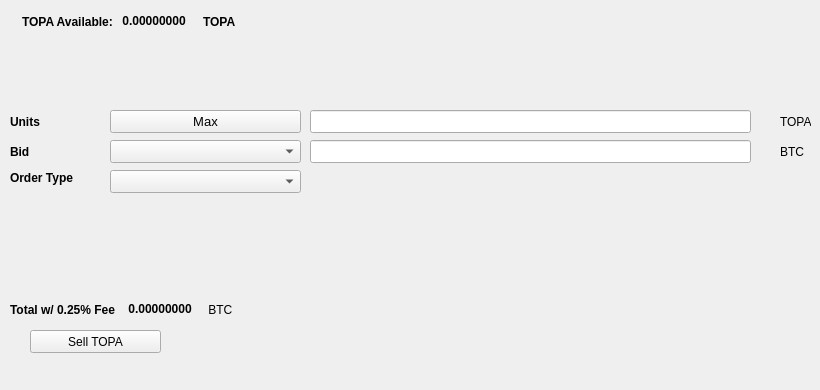
   <widget class="QWidget" name="SellTab">
    <attribute name="title">
     <string>Sell</string>
    </attribute>
    <widget class="QLabel" name="label_16">
     <property name="geometry">
      <rect>
       <x>780</x>
       <y>140</y>
       <width>31</width>
       <height>23</height>
      </rect>
     </property>
     <property name="text">
      <string>BTC</string>
     </property>
    </widget>
    <widget class="QComboBox" name="SellBidcomboBox">
     <property name="geometry">
      <rect>
       <x>110</x>
       <y>140</y>
       <width>191</width>
       <height>23</height>
      </rect>
     </property>
     <property name="font">
      <font>
       <pointsize>10</pointsize>
      </font>
     </property>
    </widget>
    <widget class="QLabel" name="label_18">
     <property name="geometry">
      <rect>
       <x>10</x>
       <y>110</y>
       <width>46</width>
       <height>23</height>
      </rect>
     </property>
     <property name="font">
      <font>
       <weight>75</weight>
       <bold>true</bold>
      </font>
     </property>
     <property name="text">
      <string>Units</string>
     </property>
    </widget>
    <widget class="QPushButton" name="Sell_Max_Amount">
     <property name="geometry">
      <rect>
       <x>110</x>
       <y>110</y>
       <width>191</width>
       <height>23</height>
      </rect>
     </property>
     <property name="font">
      <font>
       <pointsize>10</pointsize>
      </font>
     </property>
     <property name="text">
      <string>Max</string>
     </property>
    </widget>
    <widget class="QLabel" name="label_20">
     <property name="geometry">
      <rect>
       <x>10</x>
       <y>170</y>
       <width>91</width>
       <height>16</height>
      </rect>
     </property>
     <property name="font">
      <font>
       <weight>75</weight>
       <bold>true</bold>
      </font>
     </property>
     <property name="text">
      <string>Order Type</string>
     </property>
    </widget>
    <widget class="QComboBox" name="SellOrdertypeCombo">
     <property name="geometry">
      <rect>
       <x>110</x>
       <y>170</y>
       <width>191</width>
       <height>23</height>
      </rect>
     </property>
     <property name="font">
      <font>
       <pointsize>10</pointsize>
      </font>
     </property>
    </widget>
    <widget class="QLabel" name="label_21">
     <property name="geometry">
      <rect>
       <x>10</x>
       <y>140</y>
       <width>46</width>
       <height>23</height>
      </rect>
     </property>
     <property name="font">
      <font>
       <weight>75</weight>
       <bold>true</bold>
      </font>
     </property>
     <property name="text">
      <string>Bid</string>
     </property>
    </widget>
    <widget class="QLabel" name="label_22">
     <property name="geometry">
      <rect>
       <x>780</x>
       <y>110</y>
       <width>31</width>
       <height>23</height>
      </rect>
     </property>
     <property name="text">
      <string>TOPA</string>
     </property>
    </widget>
    <widget class="QLineEdit" name="UnitsInputTOPA">
     <property name="geometry">
      <rect>
       <x>310</x>
       <y>110</y>
       <width>441</width>
       <height>23</height>
      </rect>
     </property>
     <property name="font">
      <font>
       <pointsize>9</pointsize>
       <weight>75</weight>
       <bold>true</bold>
      </font>
     </property>
    </widget>
    <widget class="QLineEdit" name="SellBidPriceEdit">
     <property name="geometry">
      <rect>
       <x>310</x>
       <y>140</y>
       <width>441</width>
       <height>23</height>
      </rect>
     </property>
     <property name="font">
      <font>
       <pointsize>9</pointsize>
       <weight>75</weight>
       <bold>true</bold>
      </font>
     </property>
    </widget>
    <widget class="QPushButton" name="SellTOPABTN">
     <property name="geometry">
      <rect>
       <x>30</x>
       <y>330</y>
       <width>131</width>
       <height>23</height>
      </rect>
     </property>
     <property name="text">
      <string>Sell TOPA</string>
     </property>
     <property name="icon">
      <iconset resource="../topachain">
       <normaloff>:/icons/bitcoin</normaloff>:/icons/bitcoin</iconset>
     </property>
    </widget>
    <widget class="QWidget" name="layoutWidget3">
     <property name="geometry">
      <rect>
       <x>22</x>
       <y>12</y>
       <width>258</width>
       <height>19</height>
      </rect>
     </property>
     <layout class="QHBoxLayout" name="horizontalLayout">
      <item>
       <widget class="QLabel" name="label232_2">
        <property name="font">
         <font>
          <weight>75</weight>
          <bold>true</bold>
         </font>
        </property>
        <property name="text">
         <string>TOPA Available:</string>
        </property>
       </widget>
      </item>
      <item>
       <widget class="QLabel" name="TOPAAvailableLabel">
        <property name="palette">
         <palette>
          <active>
           <colorrole role="WindowText">
            <brush brushstyle="SolidPattern">
             <color alpha="255">
              <red>0</red>
              <green>0</green>
              <blue>0</blue>
             </color>
            </brush>
           </colorrole>
           <colorrole role="Button">
            <brush brushstyle="SolidPattern">
             <color alpha="255">
              <red>0</red>
              <green>170</green>
              <blue>0</blue>
             </color>
            </brush>
           </colorrole>
           <colorrole role="Light">
            <brush brushstyle="SolidPattern">
             <color alpha="255">
              <red>0</red>
              <green>255</green>
              <blue>0</blue>
             </color>
            </brush>
           </colorrole>
           <colorrole role="Midlight">
            <brush brushstyle="SolidPattern">
             <color alpha="255">
              <red>0</red>
              <green>212</green>
              <blue>0</blue>
             </color>
            </brush>
           </colorrole>
           <colorrole role="Dark">
            <brush brushstyle="SolidPattern">
             <color alpha="255">
              <red>0</red>
              <green>85</green>
              <blue>0</blue>
             </color>
            </brush>
           </colorrole>
           <colorrole role="Mid">
            <brush brushstyle="SolidPattern">
             <color alpha="255">
              <red>0</red>
              <green>113</green>
              <blue>0</blue>
             </color>
            </brush>
           </colorrole>
           <colorrole role="Text">
            <brush brushstyle="SolidPattern">
             <color alpha="255">
              <red>0</red>
              <green>170</green>
              <blue>0</blue>
             </color>
            </brush>
           </colorrole>
           <colorrole role="BrightText">
            <brush brushstyle="SolidPattern">
             <color alpha="255">
              <red>255</red>
              <green>255</green>
              <blue>255</blue>
             </color>
            </brush>
           </colorrole>
           <colorrole role="ButtonText">
            <brush brushstyle="SolidPattern">
             <color alpha="255">
              <red>0</red>
              <green>0</green>
              <blue>0</blue>
             </color>
            </brush>
           </colorrole>
           <colorrole role="Base">
            <brush brushstyle="SolidPattern">
             <color alpha="255">
              <red>255</red>
              <green>255</green>
              <blue>255</blue>
             </color>
            </brush>
           </colorrole>
           <colorrole role="Window">
            <brush brushstyle="SolidPattern">
             <color alpha="255">
              <red>0</red>
              <green>170</green>
              <blue>0</blue>
             </color>
            </brush>
           </colorrole>
           <colorrole role="Shadow">
            <brush brushstyle="SolidPattern">
             <color alpha="255">
              <red>0</red>
              <green>0</green>
              <blue>0</blue>
             </color>
            </brush>
           </colorrole>
           <colorrole role="AlternateBase">
            <brush brushstyle="SolidPattern">
             <color alpha="255">
              <red>127</red>
              <green>212</green>
              <blue>127</blue>
             </color>
            </brush>
           </colorrole>
           <colorrole role="ToolTipBase">
            <brush brushstyle="SolidPattern">
             <color alpha="255">
              <red>255</red>
              <green>255</green>
              <blue>220</blue>
             </color>
            </brush>
           </colorrole>
           <colorrole role="ToolTipText">
            <brush brushstyle="SolidPattern">
             <color alpha="255">
              <red>0</red>
              <green>0</green>
              <blue>0</blue>
             </color>
            </brush>
           </colorrole>
          </active>
          <inactive>
           <colorrole role="WindowText">
            <brush brushstyle="SolidPattern">
             <color alpha="255">
              <red>0</red>
              <green>0</green>
              <blue>0</blue>
             </color>
            </brush>
           </colorrole>
           <colorrole role="Button">
            <brush brushstyle="SolidPattern">
             <color alpha="255">
              <red>0</red>
              <green>170</green>
              <blue>0</blue>
             </color>
            </brush>
           </colorrole>
           <colorrole role="Light">
            <brush brushstyle="SolidPattern">
             <color alpha="255">
              <red>0</red>
              <green>255</green>
              <blue>0</blue>
             </color>
            </brush>
           </colorrole>
           <colorrole role="Midlight">
            <brush brushstyle="SolidPattern">
             <color alpha="255">
              <red>0</red>
              <green>212</green>
              <blue>0</blue>
             </color>
            </brush>
           </colorrole>
           <colorrole role="Dark">
            <brush brushstyle="SolidPattern">
             <color alpha="255">
              <red>0</red>
              <green>85</green>
              <blue>0</blue>
             </color>
            </brush>
           </colorrole>
           <colorrole role="Mid">
            <brush brushstyle="SolidPattern">
             <color alpha="255">
              <red>0</red>
              <green>113</green>
              <blue>0</blue>
             </color>
            </brush>
           </colorrole>
           <colorrole role="Text">
            <brush brushstyle="SolidPattern">
             <color alpha="255">
              <red>0</red>
              <green>170</green>
              <blue>0</blue>
             </color>
            </brush>
           </colorrole>
           <colorrole role="BrightText">
            <brush brushstyle="SolidPattern">
             <color alpha="255">
              <red>255</red>
              <green>255</green>
              <blue>255</blue>
             </color>
            </brush>
           </colorrole>
           <colorrole role="ButtonText">
            <brush brushstyle="SolidPattern">
             <color alpha="255">
              <red>0</red>
              <green>0</green>
              <blue>0</blue>
             </color>
            </brush>
           </colorrole>
           <colorrole role="Base">
            <brush brushstyle="SolidPattern">
             <color alpha="255">
              <red>255</red>
              <green>255</green>
              <blue>255</blue>
             </color>
            </brush>
           </colorrole>
           <colorrole role="Window">
            <brush brushstyle="SolidPattern">
             <color alpha="255">
              <red>0</red>
              <green>170</green>
              <blue>0</blue>
             </color>
            </brush>
           </colorrole>
           <colorrole role="Shadow">
            <brush brushstyle="SolidPattern">
             <color alpha="255">
              <red>0</red>
              <green>0</green>
              <blue>0</blue>
             </color>
            </brush>
           </colorrole>
           <colorrole role="AlternateBase">
            <brush brushstyle="SolidPattern">
             <color alpha="255">
              <red>127</red>
              <green>212</green>
              <blue>127</blue>
             </color>
            </brush>
           </colorrole>
           <colorrole role="ToolTipBase">
            <brush brushstyle="SolidPattern">
             <color alpha="255">
              <red>255</red>
              <green>255</green>
              <blue>220</blue>
             </color>
            </brush>
           </colorrole>
           <colorrole role="ToolTipText">
            <brush brushstyle="SolidPattern">
             <color alpha="255">
              <red>0</red>
              <green>0</green>
              <blue>0</blue>
             </color>
            </brush>
           </colorrole>
          </inactive>
          <disabled>
           <colorrole role="WindowText">
            <brush brushstyle="SolidPattern">
             <color alpha="255">
              <red>0</red>
              <green>85</green>
              <blue>0</blue>
             </color>
            </brush>
           </colorrole>
           <colorrole role="Button">
            <brush brushstyle="SolidPattern">
             <color alpha="255">
              <red>0</red>
              <green>170</green>
              <blue>0</blue>
             </color>
            </brush>
           </colorrole>
           <colorrole role="Light">
            <brush brushstyle="SolidPattern">
             <color alpha="255">
              <red>0</red>
              <green>255</green>
              <blue>0</blue>
             </color>
            </brush>
           </colorrole>
           <colorrole role="Midlight">
            <brush brushstyle="SolidPattern">
             <color alpha="255">
              <red>0</red>
              <green>212</green>
              <blue>0</blue>
             </color>
            </brush>
           </colorrole>
           <colorrole role="Dark">
            <brush brushstyle="SolidPattern">
             <color alpha="255">
              <red>0</red>
              <green>85</green>
              <blue>0</blue>
             </color>
            </brush>
           </colorrole>
           <colorrole role="Mid">
            <brush brushstyle="SolidPattern">
             <color alpha="255">
              <red>0</red>
              <green>113</green>
              <blue>0</blue>
             </color>
            </brush>
           </colorrole>
           <colorrole role="Text">
            <brush brushstyle="SolidPattern">
             <color alpha="255">
              <red>0</red>
              <green>85</green>
              <blue>0</blue>
             </color>
            </brush>
           </colorrole>
           <colorrole role="BrightText">
            <brush brushstyle="SolidPattern">
             <color alpha="255">
              <red>255</red>
              <green>255</green>
              <blue>255</blue>
             </color>
            </brush>
           </colorrole>
           <colorrole role="ButtonText">
            <brush brushstyle="SolidPattern">
             <color alpha="255">
              <red>0</red>
              <green>85</green>
              <blue>0</blue>
             </color>
            </brush>
           </colorrole>
           <colorrole role="Base">
            <brush brushstyle="SolidPattern">
             <color alpha="255">
              <red>0</red>
              <green>170</green>
              <blue>0</blue>
             </color>
            </brush>
           </colorrole>
           <colorrole role="Window">
            <brush brushstyle="SolidPattern">
             <color alpha="255">
              <red>0</red>
              <green>170</green>
              <blue>0</blue>
             </color>
            </brush>
           </colorrole>
           <colorrole role="Shadow">
            <brush brushstyle="SolidPattern">
             <color alpha="255">
              <red>0</red>
              <green>0</green>
              <blue>0</blue>
             </color>
            </brush>
           </colorrole>
           <colorrole role="AlternateBase">
            <brush brushstyle="SolidPattern">
             <color alpha="255">
              <red>0</red>
              <green>170</green>
              <blue>0</blue>
             </color>
            </brush>
           </colorrole>
           <colorrole role="ToolTipBase">
            <brush brushstyle="SolidPattern">
             <color alpha="255">
              <red>255</red>
              <green>255</green>
              <blue>220</blue>
             </color>
            </brush>
           </colorrole>
           <colorrole role="ToolTipText">
            <brush brushstyle="SolidPattern">
             <color alpha="255">
              <red>0</red>
              <green>0</green>
              <blue>0</blue>
             </color>
            </brush>
           </colorrole>
          </disabled>
         </palette>
        </property>
        <property name="font">
         <font>
          <weight>75</weight>
          <bold>true</bold>
         </font>
        </property>
        <property name="text">
         <string> 0.00000000 </string>
        </property>
        <property name="textInteractionFlags">
         <set>Qt::LinksAccessibleByMouse|Qt::TextSelectableByKeyboard|Qt::TextSelectableByMouse</set>
        </property>
       </widget>
      </item>
      <item>
       <widget class="QLabel" name="labelTOPA">
        <property name="font">
         <font>
          <weight>75</weight>
          <bold>true</bold>
         </font>
        </property>
        <property name="text">
         <string>TOPA</string>
        </property>
       </widget>
      </item>
     </layout>
    </widget>
    <widget class="QWidget" name="layoutWidget">
     <property name="geometry">
      <rect>
       <x>10</x>
       <y>300</y>
       <width>268</width>
       <height>19</height>
      </rect>
     </property>
     <layout class="QHBoxLayout" name="horizontalLayout_2">
      <item>
       <widget class="QLabel" name="label_19">
        <property name="font">
         <font>
          <weight>75</weight>
          <bold>true</bold>
         </font>
        </property>
        <property name="text">
         <string>Total w/ 0.25% Fee </string>
        </property>
       </widget>
      </item>
      <item>
       <widget class="QLabel" name="SellCostLabel">
        <property name="palette">
         <palette>
          <active>
           <colorrole role="WindowText">
            <brush brushstyle="SolidPattern">
             <color alpha="255">
              <red>0</red>
              <green>0</green>
              <blue>0</blue>
             </color>
            </brush>
           </colorrole>
           <colorrole role="Button">
            <brush brushstyle="SolidPattern">
             <color alpha="255">
              <red>0</red>
              <green>170</green>
              <blue>0</blue>
             </color>
            </brush>
           </colorrole>
           <colorrole role="Light">
            <brush brushstyle="SolidPattern">
             <color alpha="255">
              <red>0</red>
              <green>255</green>
              <blue>0</blue>
             </color>
            </brush>
           </colorrole>
           <colorrole role="Midlight">
            <brush brushstyle="SolidPattern">
             <color alpha="255">
              <red>0</red>
              <green>212</green>
              <blue>0</blue>
             </color>
            </brush>
           </colorrole>
           <colorrole role="Dark">
            <brush brushstyle="SolidPattern">
             <color alpha="255">
              <red>0</red>
              <green>85</green>
              <blue>0</blue>
             </color>
            </brush>
           </colorrole>
           <colorrole role="Mid">
            <brush brushstyle="SolidPattern">
             <color alpha="255">
              <red>0</red>
              <green>113</green>
              <blue>0</blue>
             </color>
            </brush>
           </colorrole>
           <colorrole role="Text">
            <brush brushstyle="SolidPattern">
             <color alpha="255">
              <red>0</red>
              <green>170</green>
              <blue>0</blue>
             </color>
            </brush>
           </colorrole>
           <colorrole role="BrightText">
            <brush brushstyle="SolidPattern">
             <color alpha="255">
              <red>255</red>
              <green>255</green>
              <blue>255</blue>
             </color>
            </brush>
           </colorrole>
           <colorrole role="ButtonText">
            <brush brushstyle="SolidPattern">
             <color alpha="255">
              <red>0</red>
              <green>0</green>
              <blue>0</blue>
             </color>
            </brush>
           </colorrole>
           <colorrole role="Base">
            <brush brushstyle="SolidPattern">
             <color alpha="255">
              <red>255</red>
              <green>255</green>
              <blue>255</blue>
             </color>
            </brush>
           </colorrole>
           <colorrole role="Window">
            <brush brushstyle="SolidPattern">
             <color alpha="255">
              <red>0</red>
              <green>170</green>
              <blue>0</blue>
             </color>
            </brush>
           </colorrole>
           <colorrole role="Shadow">
            <brush brushstyle="SolidPattern">
             <color alpha="255">
              <red>0</red>
              <green>0</green>
              <blue>0</blue>
             </color>
            </brush>
           </colorrole>
           <colorrole role="AlternateBase">
            <brush brushstyle="SolidPattern">
             <color alpha="255">
              <red>127</red>
              <green>212</green>
              <blue>127</blue>
             </color>
            </brush>
           </colorrole>
           <colorrole role="ToolTipBase">
            <brush brushstyle="SolidPattern">
             <color alpha="255">
              <red>255</red>
              <green>255</green>
              <blue>220</blue>
             </color>
            </brush>
           </colorrole>
           <colorrole role="ToolTipText">
            <brush brushstyle="SolidPattern">
             <color alpha="255">
              <red>0</red>
              <green>0</green>
              <blue>0</blue>
             </color>
            </brush>
           </colorrole>
          </active>
          <inactive>
           <colorrole role="WindowText">
            <brush brushstyle="SolidPattern">
             <color alpha="255">
              <red>0</red>
              <green>0</green>
              <blue>0</blue>
             </color>
            </brush>
           </colorrole>
           <colorrole role="Button">
            <brush brushstyle="SolidPattern">
             <color alpha="255">
              <red>0</red>
              <green>170</green>
              <blue>0</blue>
             </color>
            </brush>
           </colorrole>
           <colorrole role="Light">
            <brush brushstyle="SolidPattern">
             <color alpha="255">
              <red>0</red>
              <green>255</green>
              <blue>0</blue>
             </color>
            </brush>
           </colorrole>
           <colorrole role="Midlight">
            <brush brushstyle="SolidPattern">
             <color alpha="255">
              <red>0</red>
              <green>212</green>
              <blue>0</blue>
             </color>
            </brush>
           </colorrole>
           <colorrole role="Dark">
            <brush brushstyle="SolidPattern">
             <color alpha="255">
              <red>0</red>
              <green>85</green>
              <blue>0</blue>
             </color>
            </brush>
           </colorrole>
           <colorrole role="Mid">
            <brush brushstyle="SolidPattern">
             <color alpha="255">
              <red>0</red>
              <green>113</green>
              <blue>0</blue>
             </color>
            </brush>
           </colorrole>
           <colorrole role="Text">
            <brush brushstyle="SolidPattern">
             <color alpha="255">
              <red>0</red>
              <green>170</green>
              <blue>0</blue>
             </color>
            </brush>
           </colorrole>
           <colorrole role="BrightText">
            <brush brushstyle="SolidPattern">
             <color alpha="255">
              <red>255</red>
              <green>255</green>
              <blue>255</blue>
             </color>
            </brush>
           </colorrole>
           <colorrole role="ButtonText">
            <brush brushstyle="SolidPattern">
             <color alpha="255">
              <red>0</red>
              <green>0</green>
              <blue>0</blue>
             </color>
            </brush>
           </colorrole>
           <colorrole role="Base">
            <brush brushstyle="SolidPattern">
             <color alpha="255">
              <red>255</red>
              <green>255</green>
              <blue>255</blue>
             </color>
            </brush>
           </colorrole>
           <colorrole role="Window">
            <brush brushstyle="SolidPattern">
             <color alpha="255">
              <red>0</red>
              <green>170</green>
              <blue>0</blue>
             </color>
            </brush>
           </colorrole>
           <colorrole role="Shadow">
            <brush brushstyle="SolidPattern">
             <color alpha="255">
              <red>0</red>
              <green>0</green>
              <blue>0</blue>
             </color>
            </brush>
           </colorrole>
           <colorrole role="AlternateBase">
            <brush brushstyle="SolidPattern">
             <color alpha="255">
              <red>127</red>
              <green>212</green>
              <blue>127</blue>
             </color>
            </brush>
           </colorrole>
           <colorrole role="ToolTipBase">
            <brush brushstyle="SolidPattern">
             <color alpha="255">
              <red>255</red>
              <green>255</green>
              <blue>220</blue>
             </color>
            </brush>
           </colorrole>
           <colorrole role="ToolTipText">
            <brush brushstyle="SolidPattern">
             <color alpha="255">
              <red>0</red>
              <green>0</green>
              <blue>0</blue>
             </color>
            </brush>
           </colorrole>
          </inactive>
          <disabled>
           <colorrole role="WindowText">
            <brush brushstyle="SolidPattern">
             <color alpha="255">
              <red>0</red>
              <green>85</green>
              <blue>0</blue>
             </color>
            </brush>
           </colorrole>
           <colorrole role="Button">
            <brush brushstyle="SolidPattern">
             <color alpha="255">
              <red>0</red>
              <green>170</green>
              <blue>0</blue>
             </color>
            </brush>
           </colorrole>
           <colorrole role="Light">
            <brush brushstyle="SolidPattern">
             <color alpha="255">
              <red>0</red>
              <green>255</green>
              <blue>0</blue>
             </color>
            </brush>
           </colorrole>
           <colorrole role="Midlight">
            <brush brushstyle="SolidPattern">
             <color alpha="255">
              <red>0</red>
              <green>212</green>
              <blue>0</blue>
             </color>
            </brush>
           </colorrole>
           <colorrole role="Dark">
            <brush brushstyle="SolidPattern">
             <color alpha="255">
              <red>0</red>
              <green>85</green>
              <blue>0</blue>
             </color>
            </brush>
           </colorrole>
           <colorrole role="Mid">
            <brush brushstyle="SolidPattern">
             <color alpha="255">
              <red>0</red>
              <green>113</green>
              <blue>0</blue>
             </color>
            </brush>
           </colorrole>
           <colorrole role="Text">
            <brush brushstyle="SolidPattern">
             <color alpha="255">
              <red>0</red>
              <green>85</green>
              <blue>0</blue>
             </color>
            </brush>
           </colorrole>
           <colorrole role="BrightText">
            <brush brushstyle="SolidPattern">
             <color alpha="255">
              <red>255</red>
              <green>255</green>
              <blue>255</blue>
             </color>
            </brush>
           </colorrole>
           <colorrole role="ButtonText">
            <brush brushstyle="SolidPattern">
             <color alpha="255">
              <red>0</red>
              <green>85</green>
              <blue>0</blue>
             </color>
            </brush>
           </colorrole>
           <colorrole role="Base">
            <brush brushstyle="SolidPattern">
             <color alpha="255">
              <red>0</red>
              <green>170</green>
              <blue>0</blue>
             </color>
            </brush>
           </colorrole>
           <colorrole role="Window">
            <brush brushstyle="SolidPattern">
             <color alpha="255">
              <red>0</red>
              <green>170</green>
              <blue>0</blue>
             </color>
            </brush>
           </colorrole>
           <colorrole role="Shadow">
            <brush brushstyle="SolidPattern">
             <color alpha="255">
              <red>0</red>
              <green>0</green>
              <blue>0</blue>
             </color>
            </brush>
           </colorrole>
           <colorrole role="AlternateBase">
            <brush brushstyle="SolidPattern">
             <color alpha="255">
              <red>0</red>
              <green>170</green>
              <blue>0</blue>
             </color>
            </brush>
           </colorrole>
           <colorrole role="ToolTipBase">
            <brush brushstyle="SolidPattern">
             <color alpha="255">
              <red>255</red>
              <green>255</green>
              <blue>220</blue>
             </color>
            </brush>
           </colorrole>
           <colorrole role="ToolTipText">
            <brush brushstyle="SolidPattern">
             <color alpha="255">
              <red>0</red>
              <green>0</green>
              <blue>0</blue>
             </color>
            </brush>
           </colorrole>
          </disabled>
         </palette>
        </property>
        <property name="font">
         <font>
          <weight>75</weight>
          <bold>true</bold>
         </font>
        </property>
        <property name="autoFillBackground">
         <bool>false</bool>
        </property>
        <property name="text">
         <string> 0.00000000</string>
        </property>
        <property name="textInteractionFlags">
         <set>Qt::LinksAccessibleByMouse|Qt::TextSelectableByMouse</set>
        </property>
       </widget>
      </item>
      <item>
       <widget class="QLabel" name="label_17">
        <property name="font">
         <font>
          <weight>50</weight>
          <bold>false</bold>
         </font>
        </property>
        <property name="text">
         <string> BTC</string>
        </property>
       </widget>
      </item>
     </layout>
    </widget>
    <widget class="QLabel" name="label_23">
     <property name="geometry">
      <rect>
       <x>460</x>
       <y>300</y>
       <width>281</width>
       <height>81</height>
      </rect>
     </property>
     <property name="text">
      <string/>
     </property>
     <property name="pixmap">
      <pixmap>:/images/bittrex</pixmap>
     </property>
    </widget>
   </widget>
